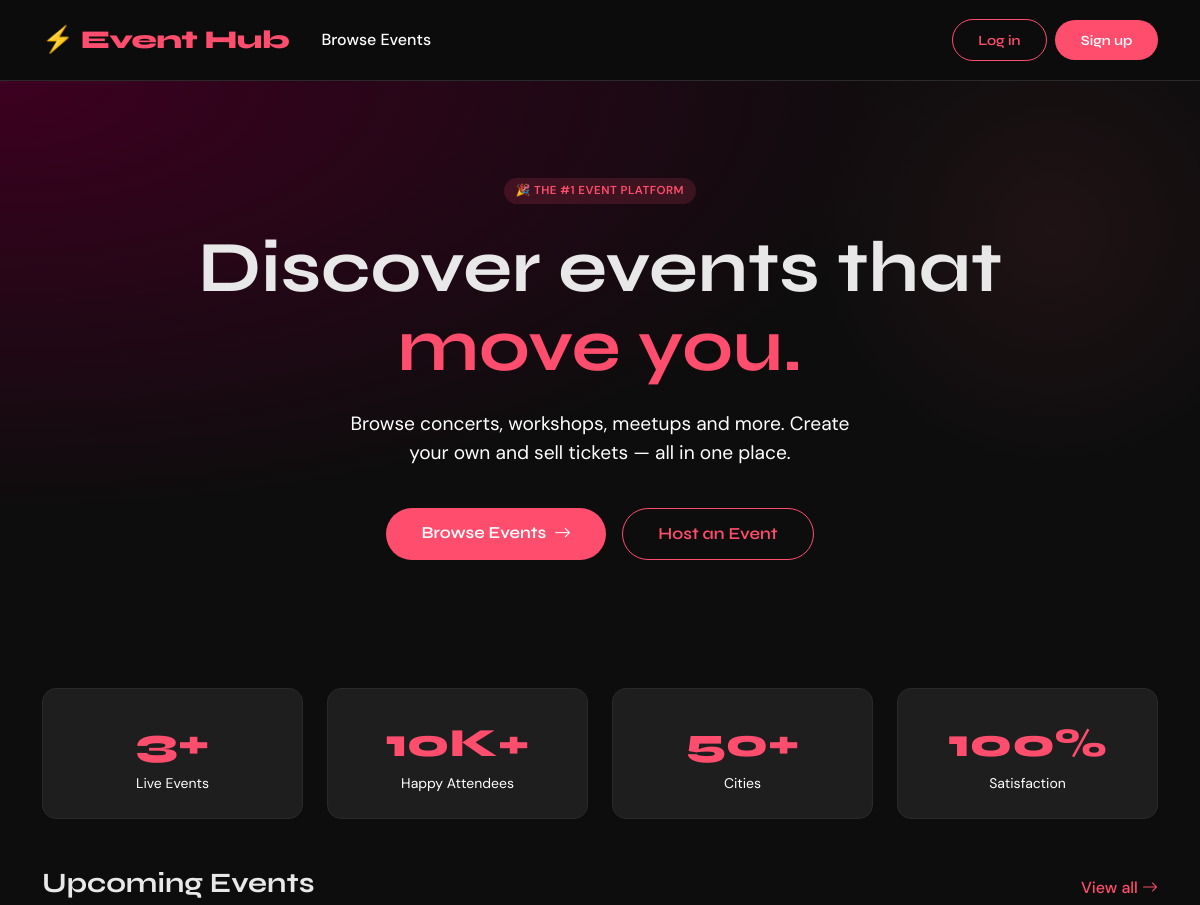
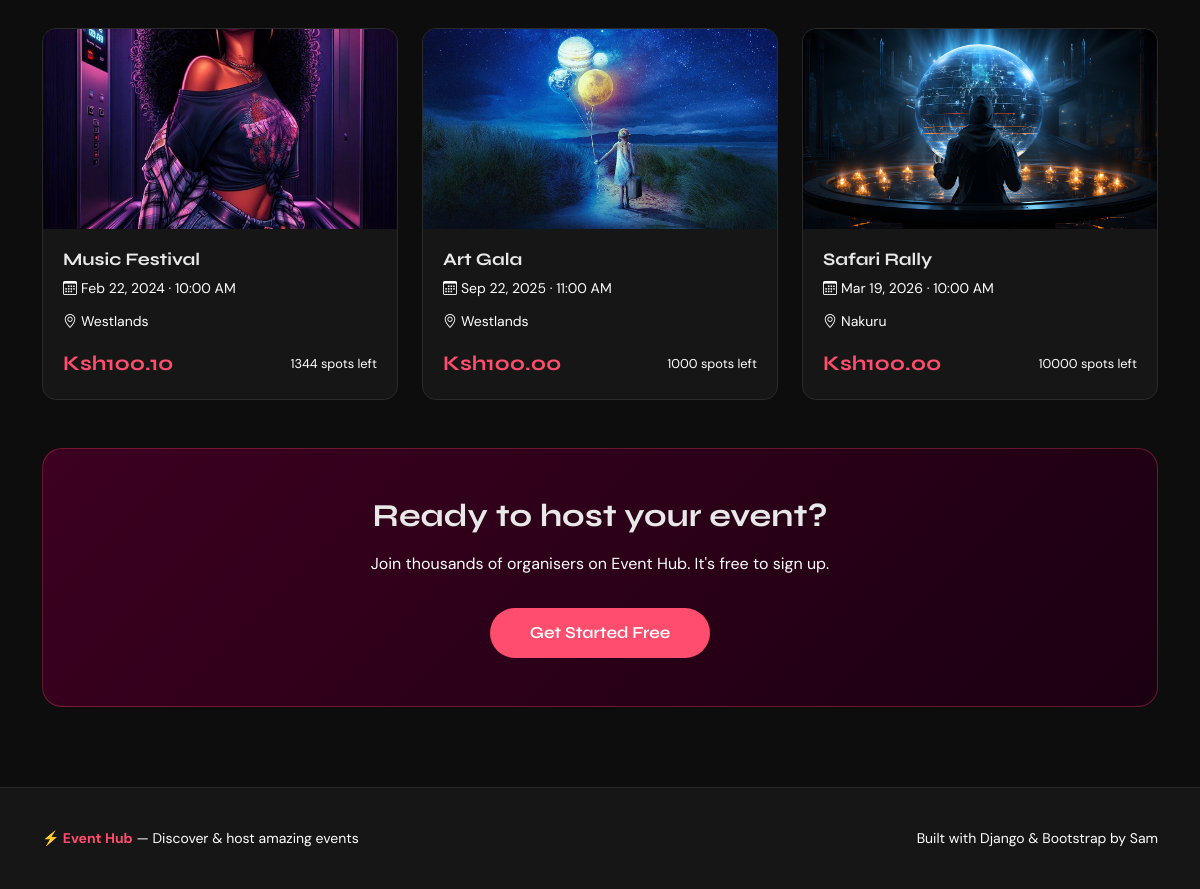
/, run on an earlier commit of the app's database (2 pictures, top to bottom).
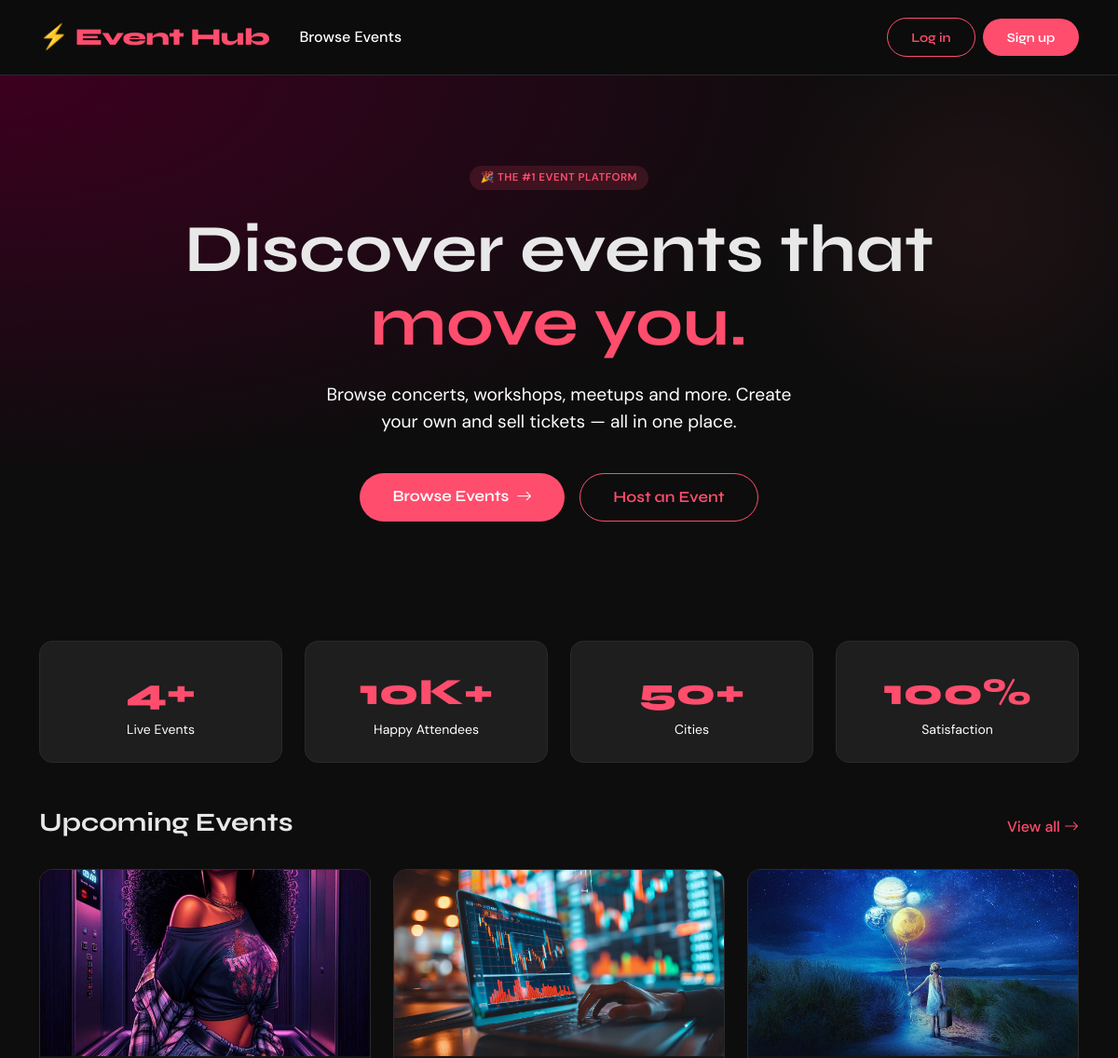
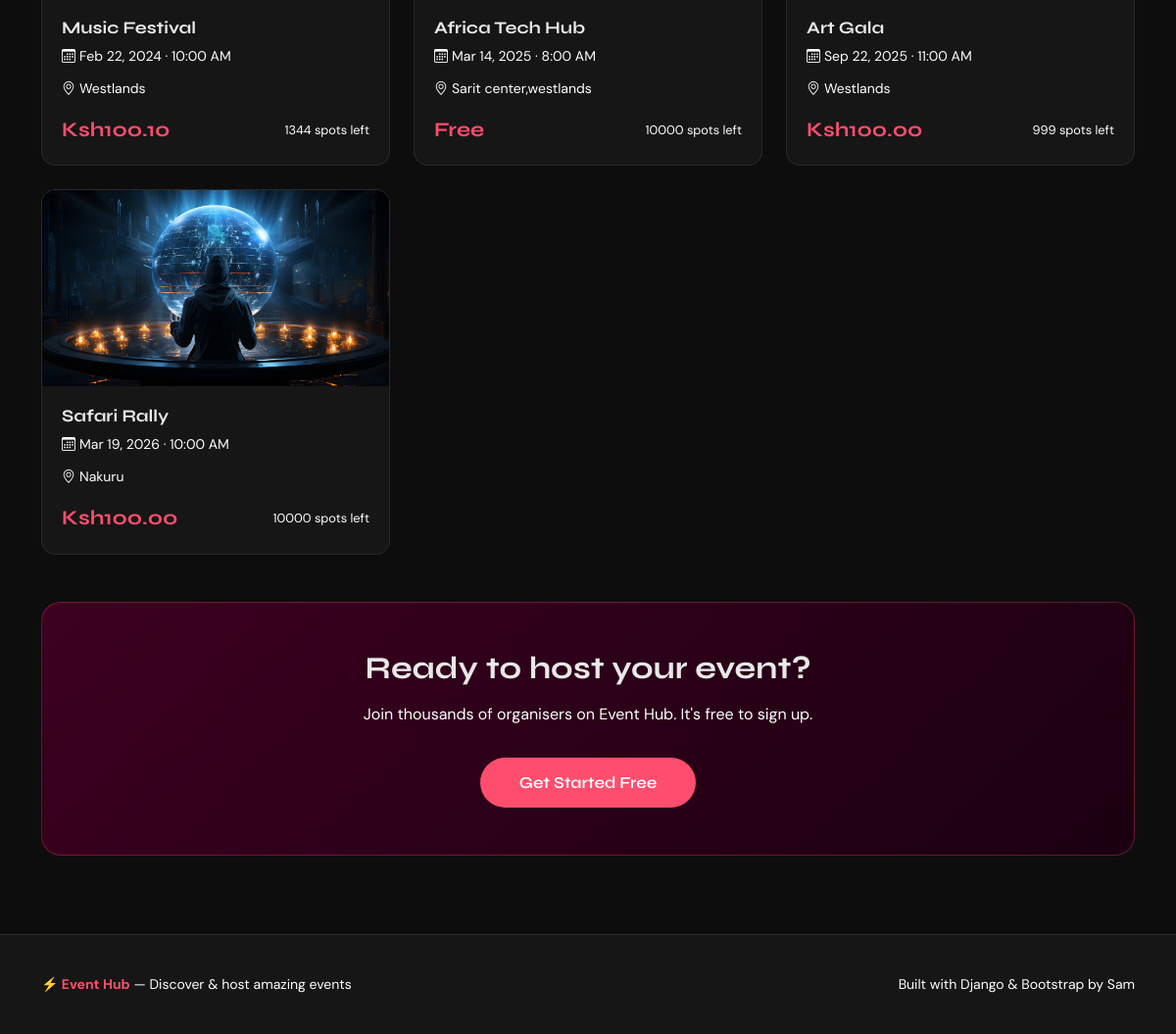
And on a later commit of the database (2 pictures, top to bottom).
### events/models.py (models this page shows, shortened)
class Event(models.Model):
    title       = models.CharField(max_length=200)
    description = models.TextField()
    category    = models.ForeignKey(Category, on_delete=models.SET_NULL, null=True, blank=True)
    date     = models.DateTimeField()
    location = models.CharField(max_length=300)
    image = models.ImageField(upload_to='events/', blank=True, null=True)
    price    = models.DecimalField(max_digits=8, decimal_places=2, default=0.00)
    capacity = models.PositiveIntegerField(default=100)
    organizer  = models.ForeignKey(User, on_delete=models.CASCADE, related_name='my_events')
    created_at = models.DateTimeField(auto_now_add=True)
    updated_at = models.DateTimeField(auto_now=True)
    is_published = models.BooleanField(default=True)
    def spots_left(self):
        booked = self.registrations.count()
        return self.capacity - booked
    class Meta:
        ordering = ['date']   # Newest dates first

### events/views.py (the view)
# urls.py: path('',views.home,name='home'),
def home(request):
    upcoming_events = Event.objects.filter(is_published=True).order_by('date')[:6]
    categories      = Category.objects.all()
    total_events    = Event.objects.filter(is_published=True).count()
    return render(request, 'events/home.html', {
        'upcoming_events': upcoming_events,
        'categories':      categories,
        'total_events':    total_events,
    })

### events/templates/events/home.html (shortened to what this page needs)
{% extends "base.html" %}
{% block content %}
<section style="
  background: radial-gradient(ellipse at top left, #3D0020 0%, #0D0D0D 55%);
  padding: 6rem 0 5rem;
  position: relative;
  overflow: hidden;
">
  <div style="
    position:absolute; top:-100px; right:-100px;
    width:500px; height:500px; border-radius:50%;
    background: radial-gradient(circle, rgba(255,77,109,0.08) 0%, transparent 70%);
    pointer-events:none;
  "></div>
  <div class="container text-center" style="position:relative; z-index:1;">
    <div class="tag mb-4">🎉  The #1 Event Platform</div>
    <h1 style="font-size:clamp(2.5rem,6vw,4.5rem); line-height:1.1; margin-bottom:1.5rem;">
      Discover events that<br>
      <span style="color:var(--brand)">move you.</span>
    </h1>
    <p style="color:var(--muted); font-size:1.2rem; max-width:520px; margin:0 auto 2.5rem;">
      Browse concerts, workshops, meetups and more. Create your own and sell tickets — all in one place.</p>
    <div class="d-flex gap-3 justify-content-center flex-wrap">
      <a href="{% url 'event_list' %}" class="btn btn-brand" style="padding:.8rem 2.2rem; font-size:1.05rem;">
        Browse Events <i class="bi bi-arrow-right ms-1"></i>
      </a>
      {% if not user.is_authenticated %}
        <a href="{% url 'signup' %}" class="btn btn-outline-brand" style="padding:.8rem 2.2rem; font-size:1.05rem;">
          Host an Event
        </a>
      {% else %}
        <a href="{% url 'event_create' %}" class="btn btn-outline-brand" style="padding:.8rem 2.2rem; font-size:1.05rem;">
          + Create Event
        </a>
      {% endif %}
    </div>
  </div>
</section>
<section class="container my-5">
  <div class="row g-4 text-center">
    <div class="col-6 col-md-3">
      <div class="stat-box">
        <div class="stat-number">{{ total_events }}+</div>
        <div style="color:var(--muted); font-size:.875rem;">Live Events</div>
      </div>
    </div>
    <div class="col-6 col-md-3">
      <div class="stat-box">
        <div class="stat-number">10K+</div>
        <div style="color:var(--muted); font-size:.875rem;">Happy Attendees</div>
      </div>
    </div>
    <div class="col-6 col-md-3">
      <div class="stat-box">
        <div class="stat-number">50+</div>
        <div style="color:var(--muted); font-size:.875rem;">Cities</div>
      </div>
    </div>
    <div class="col-6 col-md-3">
      <div class="stat-box">
        <div class="stat-number">100%</div>
        <div style="color:var(--muted); font-size:.875rem;">Satisfaction</div>
      </div>
    </div>
  </div>
</section>
<section class="container mb-5">
  <div class="d-flex justify-content-between align-items-center mb-4">
    <h2 style="font-size:1.75rem;">Upcoming Events</h2>
    <a href="{% url 'event_list' %}" style="color:var(--brand); font-weight:500;">
      View all <i class="bi bi-arrow-right"></i>
    </a>
  </div>
  {% if upcoming_events %}
    <div class="row g-4">
      {% for event in upcoming_events %}
        <div class="col-md-6 col-lg-4">
          <a href="{% url 'event_detail' event.pk %}" style="text-decoration:none; color:inherit;">
            <div class="event-card">
              {% if event.image %}
                <img src="{{ event.image.url }}" alt="{{ event.title }}">
              {% else %}
                <div class="img-placeholder"><i class="bi bi-calendar-event"></i></div>
              {% endif %}
              <div class="card-body">
                <h5 class="card-title">{{ event.title }}</h5>
                <p style="color:var(--muted); font-size:.875rem; margin-bottom:.75rem;">
                  <i class="bi bi-calendar3 me-1"></i>{{ event.date|date:"M d, Y · g:i A" }}
                </p>
                <p style="color:var(--muted); font-size:.875rem; margin-bottom:1rem;">
                  <i class="bi bi-geo-alt me-1"></i>{{ event.location }}
                </p>
                <div class="d-flex justify-content-between align-items-center">
                  <span class="price-tag">
                    {% if event.price == 0 %}Free{% else %}Ksh{{ event.price }}{% endif %}
                  </span>
                  <span style="color:var(--muted); font-size:.8rem;">
                    {{ event.spots_left }} spots left
                  </span>
                </div>
              </div>
            </div>
          </a>
        </div>
      {% endfor %}
    </div>
  {% else %}
    <div class="text-center py-5" style="color:var(--muted);">
      <i class="bi bi-calendar-x" style="font-size:3rem; display:block; margin-bottom:1rem;"></i>
      No events yet. <a href="{% url 'event_create' %}">Be the first to create one!</a>
    </div>
  {% endif %}
</section>
{% if not user.is_authenticated %}
<section class="container mb-5">
  <div style="
    background: linear-gradient(135deg, #3D0020, #1A0010);
    border: 1px solid rgba(255,77,109,0.3);
    border-radius: 20px;
    padding: 3rem 2rem;
    text-align: center;
  ">
    <h2 style="font-size:2rem; margin-bottom:1rem;">Ready to host your event?</h2>
    <p style="color:var(--muted); margin-bottom:2rem;">
      Join thousands of organisers on Event Hub. It's free to sign up.
    </p>
    <a href="{% url 'signup' %}" class="btn btn-brand" style="padding:.8rem 2.5rem; font-size:1.05rem;">
      Get Started Free
    </a>
  </div>
</section>
{% endif %}
{% endblock %}

### templates/base.html (shortened to what this page needs)
<!DOCTYPE html>
<html lang="en">
<head>
  <link href="https://cdn.jsdelivr.net/npm/bootstrap@5.3.2/dist/css/bootstrap.min.css" rel="stylesheet">
  <link href="https://cdn.jsdelivr.net/npm/bootstrap-icons@1.11.3/font/bootstrap-icons.min.css" rel="stylesheet">
</head>
<body>
<nav class="navbar navbar-expand-lg">
  <div class="container">
    <a class="navbar-brand" href="{% url 'home' %}">⚡ Event Hub</a>
    <div class="collapse navbar-collapse" id="mainNav">
      <ul class="navbar-nav me-auto">
        <li class="nav-item"><a class="nav-link" href="{% url 'event_list' %}">Browse Events</a></li>
      </ul>
      <div class="d-flex gap-2 align-items-center">
        {% if user.is_authenticated %}
          <a href="{% url 'event_create' %}" class="btn btn-brand">+ Create Event</a>
          <span class="text-muted small">{{ user.username }}</span>
          <form method="post" action="{% url 'logout' %}" class="d-inline">
            {% csrf_token %}
            <button type="submit" class="btn btn-sm" style="color:var(--muted);">Log out</button>
          </form>
        {% else %}
          <a href="{% url 'login' %}"  class="btn btn-outline-brand btn-sm">Log in</a>
          <a href="{% url 'signup' %}" class="btn btn-brand btn-sm">Sign up</a>
        {% endif %}
      </div>
    </div>
  </div>
</nav>
<main>
  {% block content %}{% endblock %}
</main>
<footer>
  <div class="container d-flex flex-column flex-md-row justify-content-between align-items-center gap-3">
    <span><strong style="color:var(--brand)">⚡ Event Hub</strong> — Discover & host amazing events</span>
    <span>Built with Django &amp; Bootstrap by Sam</span>
  </div>
</footer>
</body>
</html>

### templates/base.html (style rules this page uses)
:root { --brand: #FF4D6D; --brand-dark: #C9184A; --dark: #0D0D0D; --card-bg: #161616; --surface: #1E1E1E; --border: #2A2A2A; --text: #E8E8E8; --muted: white; --radius: 14px; }
* { box-sizing: border-box; margin: 0; padding: 0; }
body { background: var(--dark); color: var(--text); font-family: 'DM Sans', sans-serif; min-height: 100vh; }
h1, h2, h3, h4, h5, h6 { font-family: 'Syne', sans-serif; font-weight: 700; }
.navbar { background: rgba(13,13,13,0.95); backdrop-filter: blur(12px); border-bottom: 1px solid var(--border); padding: 1rem 0; position: sticky; top: 0; z-index: 999; }
.navbar-brand { font-family: 'Syne', sans-serif; font-size: 1.6rem; font-weight: 800; color: var(--brand) !important; letter-spacing: -0.5px; }
.nav-link { color: var(--muted) !important; font-weight: 500; transition: color 0.2s; padding: 0.5rem 1rem !important; }
.btn-brand { background: var(--brand); color: #fff; border: none; border-radius: 50px; padding: 0.6rem 1.6rem; font-weight: 600; font-family: 'Syne', sans-serif; transition: background 0.2s, transform 0.15s; }
.btn-outline-brand { background: transparent; color: var(--brand); border: 1.5px solid var(--brand); border-radius: 50px; padding: 0.6rem 1.6rem; font-weight: 600; font-family: 'Syne', sans-serif; transition: all 0.2s; }
.event-card { background: var(--card-bg); border: 1px solid var(--border); border-radius: var(--radius); overflow: hidden; transition: transform 0.25s, border-color 0.25s; height: 100%; }
.event-card img { width: 100%; height: 200px; object-fit: cover; }
.event-card .card-body { padding: 1.25rem; }
.event-card .card-title { font-family: 'Syne', sans-serif; font-size: 1.1rem; margin-bottom: 0.5rem; }
.tag { display: inline-block; background: rgba(255,77,109,0.15); color: var(--brand); font-size: 0.72rem; font-weight: 600; padding: 0.25rem 0.75rem; border-radius: 50px; letter-spacing: 0.5px; text-transform: uppercase; }
footer { background: var(--card-bg); border-top: 1px solid var(--border); padding: 2.5rem 0; color: var(--muted); font-size: 0.875rem; margin-top: 5rem; }
.stat-box { background: var(--surface); border: 1px solid var(--border); border-radius: var(--radius); padding: 1.5rem; text-align: center; }
.stat-number { font-family: 'Syne', sans-serif; font-size: 2.5rem; font-weight: 800; color: var(--brand); }
.price-tag { font-family: 'Syne', sans-serif; font-size: 1.3rem; font-weight: 700; color: var(--brand); }
a { color: var(--brand); text-decoration: none; }

What changed in the data, as far as the page shows it:
added Event: image (picture), title "Africa Tech Hub", date "Mar 14, 2025 · 8:00 AM", location "Sarit center,westlands", price "Free", spots_left "10000"
computed for Event "Art Gala": spots_left "1000" → "999"
Also different on the page:
{{ total_events }}: "3" → "4"
